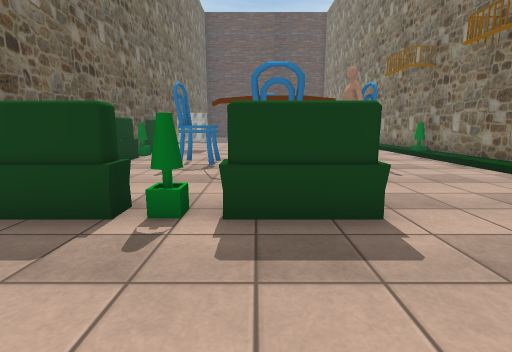
[1] (above)

16 first-person views from a walk through a 3-D level made in the Unity game engine. The camera is 1.2 m above the floor, tilts 10° down and sees 85° across. The floor is counted in squares, 1 m on a side. Each view is taken from the middle of a square. On the plan, view 1 faces up. The plan holds only what a view shows up to about 13 squares ahead; the rest is blank. The place goes on beyond the plan. The player character is not drawn. Some surface patterns are stand-ins.

[2]
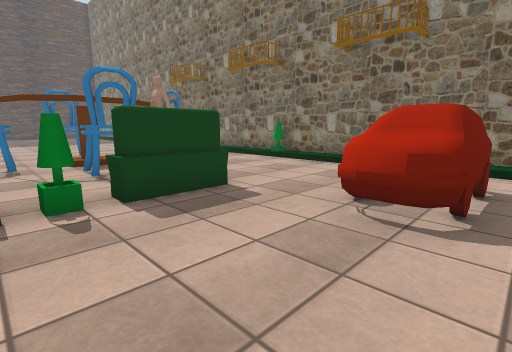

[3]
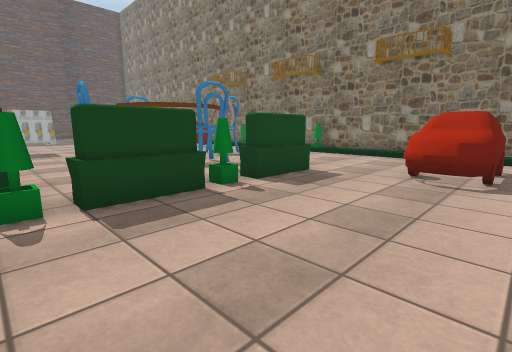

[4]
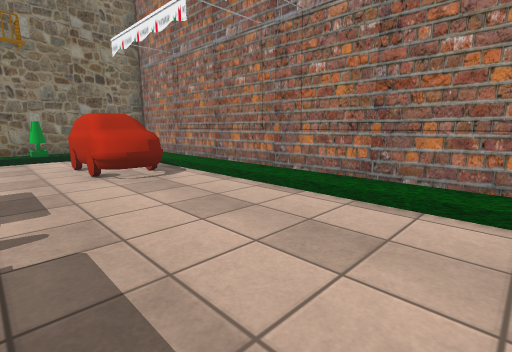

[5]
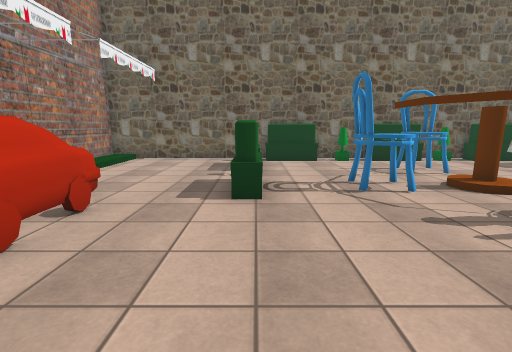

[6]
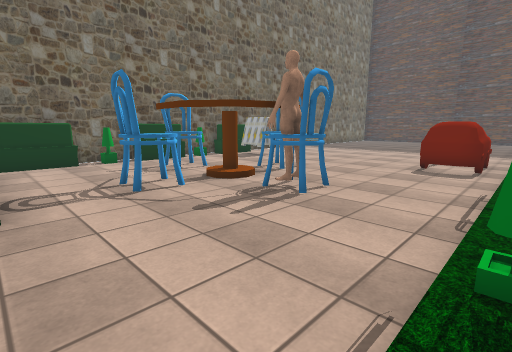

[7]
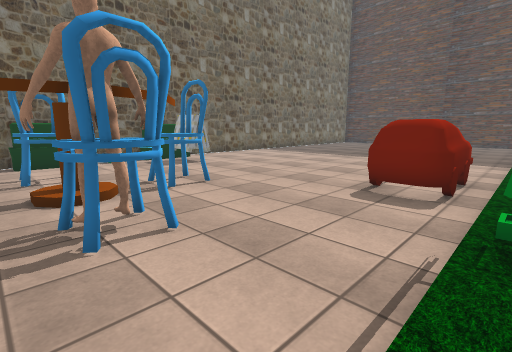

[8]
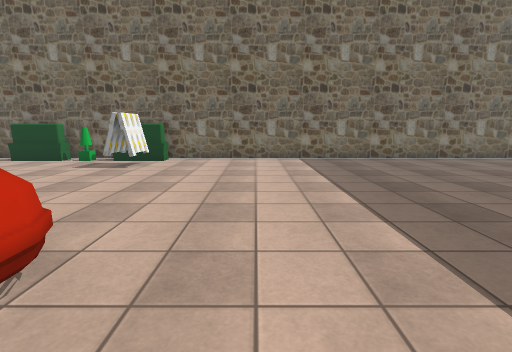

[9]
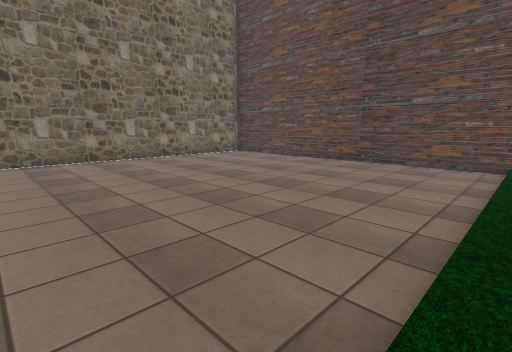

[10]
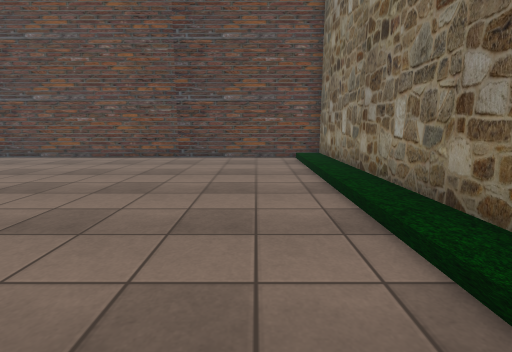

[11]
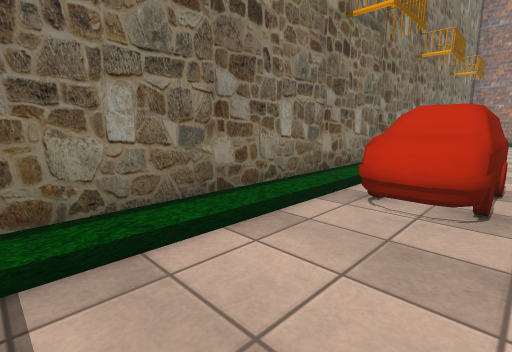

[12]
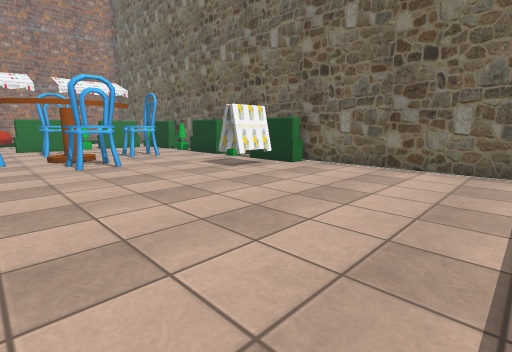

[13]
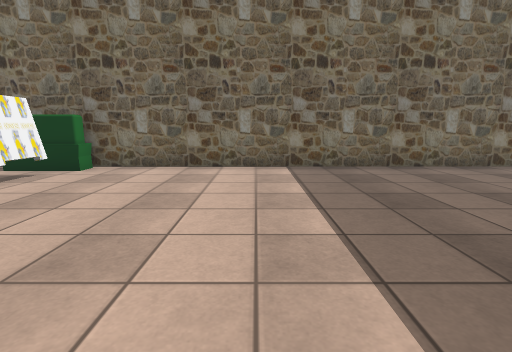

[14]
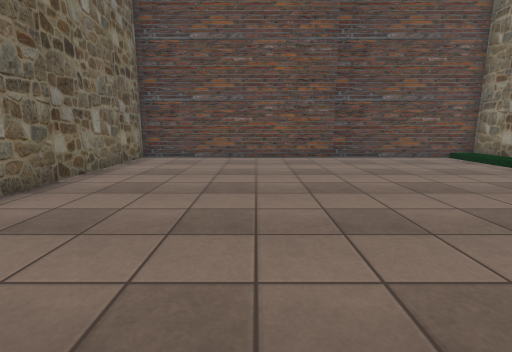

[15]
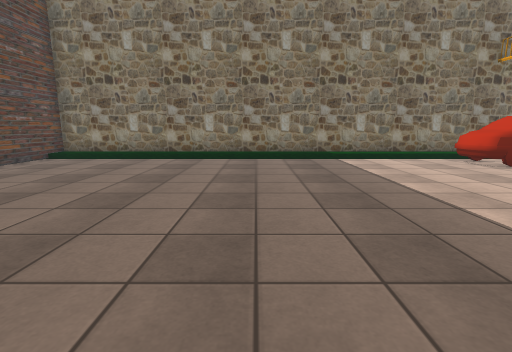

[16]
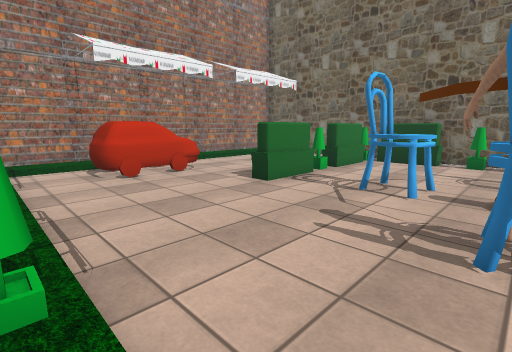

### Floor plan
Key: @ floor where view 1 was taken; # wall or solid block; . main floor; : floor 0.25 m higher than the main floor; C car; S sign; O other object.
Columns run from 6 left of view 1 to 8 right of it. Each row starts with its distance up from view 1.
 32 ###############
 31 #............:#
 30 #............:#
 29 #............:#
 28 #............:#
 27 #............:#
 26 #............:#
 25 #............:#
 24 #............:#
 23 #............:#
 22 #............:#
 21 #............:#
 20 #............:#
 19 #............:#
 18 #............:#
 17 #.........CCC:#
 16 #.........CCC:#
 15 #OSS......CCC:#
 14 #OSS.......CC:#
 13 #O...........:#
 12 #O....OO.....O#
 11 #O....OO.....:#
 10 #O..O.  .....:#
  9 #O..OO O.OO..:#
  8 #O...........:#
  7 #.....OO.....O#
  6 #O.....O.....:#
  5 #O...........:#
  4 #OOOOOOOO....:#
  3 #............:#
  2 #............##
  1 #.......CCCC.O#
  0 #.....@.CCCC.:#
 -1 #............:#
 -2 ###############

Where each view was taken, in squares from view 1:
view 1: 0 up, 0 right, facing up
view 2: 1 down, 2 left, facing up-right
view 3: 1 down, 5 left, facing up-right
view 4: 3 up, 5 left, facing down-right
view 5: 4 up, 7 right, facing left
view 6: 4 up, 7 right, facing up-left
view 7: 8 up, 7 right, facing up-left
view 8: 19 up, 7 right, facing left
view 9: 21 up, 7 right, facing up-left
view 10: 21 up, 5 right, facing up
view 11: 21 up, 4 right, facing down-right
view 12: 21 up, 3 right, facing down-left
view 13: 20 up, 3 right, facing left
view 14: 21 up, 1 left, facing up
view 15: 24 up, 4 left, facing right
view 16: 9 up, 7 right, facing down-left
